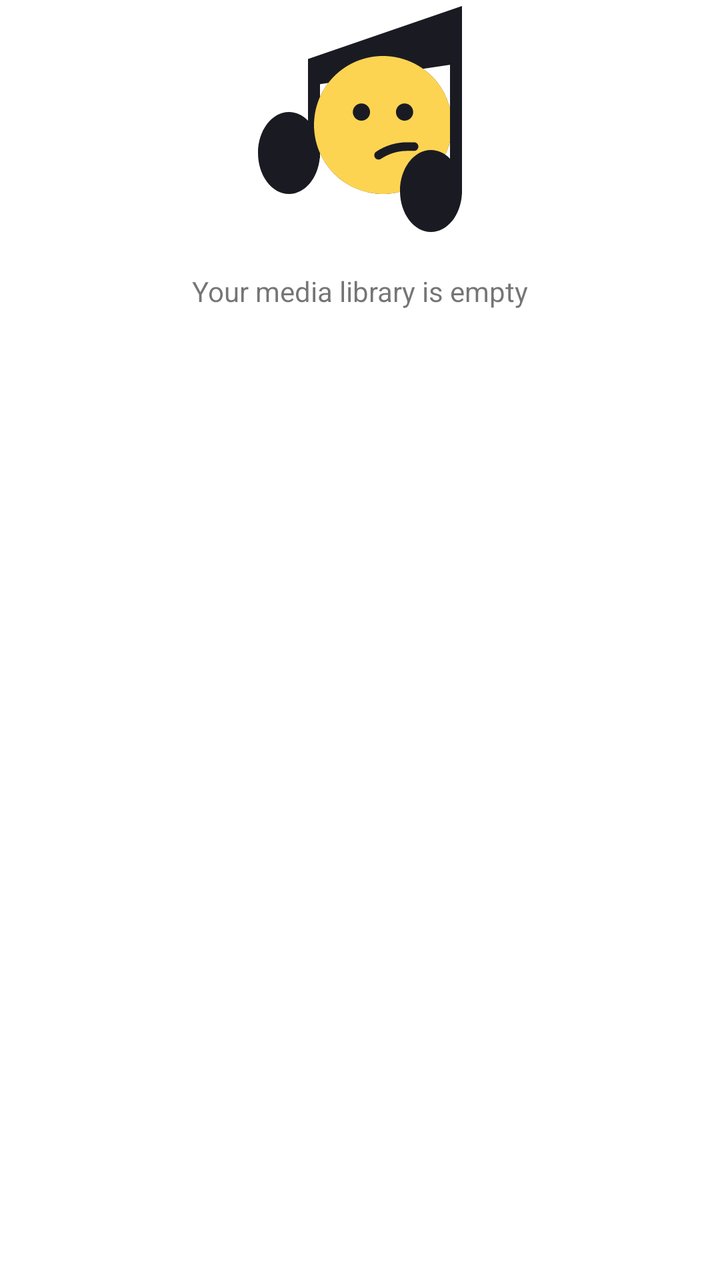
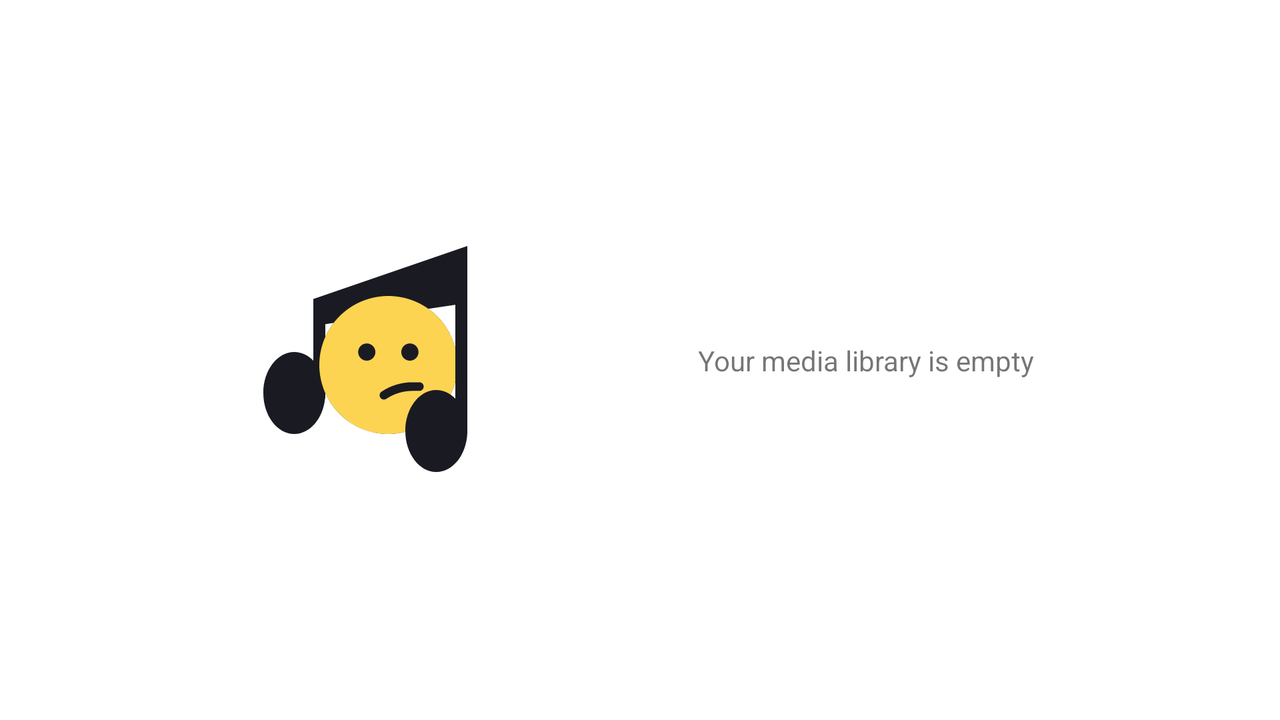

Compare how this app lays out the same screen by default and in its alternative resource folder. The renders come first, then the two layout files and the values they reference.
<!-- AndroidManifest.xml: application theme Theme.MaterialComponents.DayNight.NoActionBar -->
<!-- res/layout/fragment_favorite.xml -->
<?xml version="1.0" encoding="utf-8"?>
<androidx.constraintlayout.widget.ConstraintLayout
    xmlns:android="http://schemas.android.com/apk/res/android"
    xmlns:app="http://schemas.android.com/apk/res-auto"
    xmlns:tools="http://schemas.android.com/tools"
    android:layout_width="match_parent"
    android:layout_height="match_parent"
    tools:context=".media.presentation.view.FavoriteFragment">

    <androidx.constraintlayout.widget.Guideline
        android:id="@+id/leftGuidLineBase"
        android:layout_width="wrap_content"
        android:layout_height="wrap_content"
        android:orientation="vertical"
        app:layout_constraintGuide_begin="@dimen/value_16"/>

    <androidx.constraintlayout.widget.Guideline
        android:id="@+id/rightGuidLineBase"
        android:layout_width="wrap_content"
        android:layout_height="wrap_content"
        android:orientation="vertical"
        app:layout_constraintGuide_end="@dimen/value_16"/>

    <androidx.constraintlayout.widget.Group
        android:id="@+id/grEmptyFavoritesPlaceholder"
        android:layout_width="wrap_content"
        android:layout_height="wrap_content"
        app:constraint_referenced_ids="ivEmptyFavorites,tvEmptyFavorites"
        android:visibility="visible"/>

    <com.google.android.material.imageview.ShapeableImageView
        android:id="@+id/ivEmptyFavorites"
        android:layout_width="wrap_content"
        android:layout_height="wrap_content"
        android:layout_gravity="center_horizontal"
        android:layout_marginTop="@dimen/value_108"
        android:scaleType="centerCrop"
        android:src="@drawable/ic_not_found_placeholder"
        app:layout_constraintVertical_bias="0"
        app:layout_constraintDimensionRatio="h,1:1"
        app:layout_constraintTop_toTopOf="parent"
        app:layout_constraintEnd_toEndOf="@id/rightGuidLineBase"
        app:layout_constraintStart_toStartOf="@id/leftGuidLineBase"/>

    <com.google.android.material.textview.MaterialTextView
        style="@style/TabPlaceholderTextStyle"
        android:id="@+id/tvEmptyFavorites"
        android:layout_width="wrap_content"
        android:layout_height="wrap_content"
        android:layout_gravity="center_horizontal"
        android:layout_marginTop="@dimen/value_16"
        android:text="@string/media_favorite_tab_empty"
        app:layout_constraintTop_toBottomOf="@id/ivEmptyFavorites"
        app:layout_constraintEnd_toEndOf="@id/rightGuidLineBase"
        app:layout_constraintStart_toStartOf="@id/leftGuidLineBase"/>

</androidx.constraintlayout.widget.ConstraintLayout>
<!-- resources referenced by this layout -->
<resources>
  <dimen name="value_16">16dp</dimen>
  <!-- drawable ic_not_found_placeholder: vector/xml drawable (drawable, 2337 chars, omitted) -->
  <string name="media_favorite_tab_empty">Your media library is empty</string>
</resources>
<!-- res/layout-land/fragment_favorite.xml (the author's variant of the layout above) -->
<!-- drawn on the phone turned sideways -->
<?xml version="1.0" encoding="utf-8"?>
<androidx.constraintlayout.widget.ConstraintLayout
    xmlns:android="http://schemas.android.com/apk/res/android"
    xmlns:app="http://schemas.android.com/apk/res-auto"
    xmlns:tools="http://schemas.android.com/tools"
    android:layout_width="match_parent"
    android:layout_height="match_parent"
    android:background="@color/background"
    tools:context=".media.presentation.view.FavoriteFragment">

    <androidx.constraintlayout.widget.Guideline
        android:id="@+id/leftGuidLineBase"
        android:layout_width="wrap_content"
        android:layout_height="wrap_content"
        android:orientation="vertical"
        app:layout_constraintGuide_begin="@dimen/value_16"/>

    <androidx.constraintlayout.widget.Guideline
        android:id="@+id/rightGuidLineBase"
        android:layout_width="wrap_content"
        android:layout_height="wrap_content"
        android:orientation="vertical"
        app:layout_constraintGuide_end="@dimen/value_16"/>

    <androidx.constraintlayout.widget.Group
        android:id="@+id/grEmptyFavoritesPlaceholder"
        android:layout_width="wrap_content"
        android:layout_height="wrap_content"
        app:constraint_referenced_ids="ivEmptyFavorites,tvEmptyFavorites"
        android:visibility="visible"/>

    <com.google.android.material.imageview.ShapeableImageView
        android:id="@+id/ivEmptyFavorites"
        android:layout_width="wrap_content"
        android:layout_height="wrap_content"
        android:layout_gravity="center_horizontal"
        android:scaleType="centerCrop"
        android:src="@drawable/ic_not_found_placeholder"
        app:layout_constraintDimensionRatio="h,1:1"
        app:layout_constraintTop_toTopOf="parent"
        app:layout_constraintBottom_toBottomOf="parent"
        app:layout_constraintEnd_toStartOf="@id/tvEmptyFavorites"
        app:layout_constraintStart_toStartOf="@id/leftGuidLineBase"/>

    <com.google.android.material.textview.MaterialTextView
        style="@style/TabPlaceholderTextStyle"
        android:id="@+id/tvEmptyFavorites"
        android:layout_width="wrap_content"
        android:layout_height="wrap_content"
        android:layout_gravity="center_horizontal"

        android:text="@string/media_favorite_tab_empty"
        app:layout_constraintTop_toTopOf="parent"
        app:layout_constraintBottom_toBottomOf="parent"
        app:layout_constraintEnd_toEndOf="@id/rightGuidLineBase"
        app:layout_constraintStart_toEndOf="@id/ivEmptyFavorites"/>

</androidx.constraintlayout.widget.ConstraintLayout>
<!-- resources referenced by the variant -->
<!-- as the phone turned sideways resolves them -->
<resources>
  <color name="background">@color/white</color>
  <dimen name="value_16">16dp</dimen>
  <!-- drawable ic_not_found_placeholder: vector/xml drawable (drawable, 2337 chars, omitted) -->
  <string name="media_favorite_tab_empty">Your media library is empty</string>
  <color name="white">#FFFFFFFF</color>
</resources>
